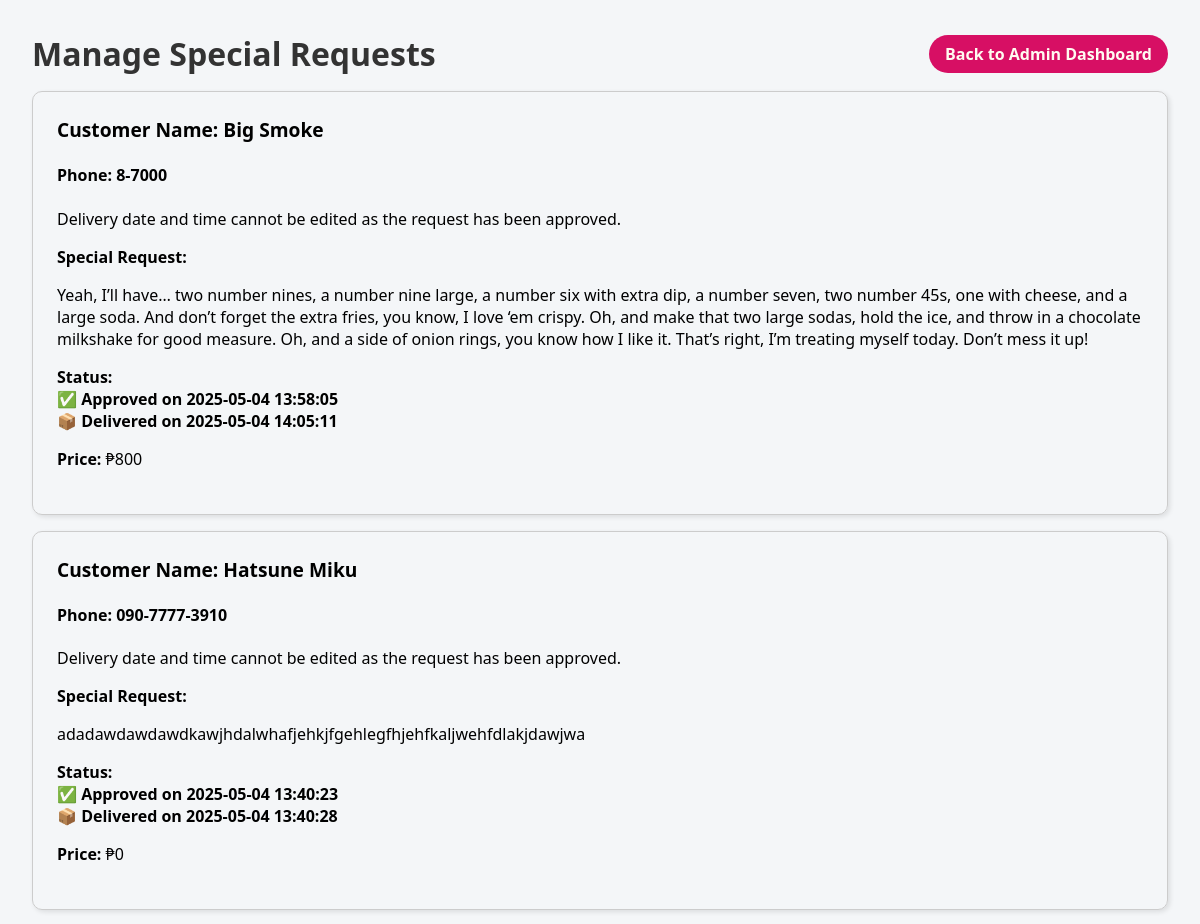
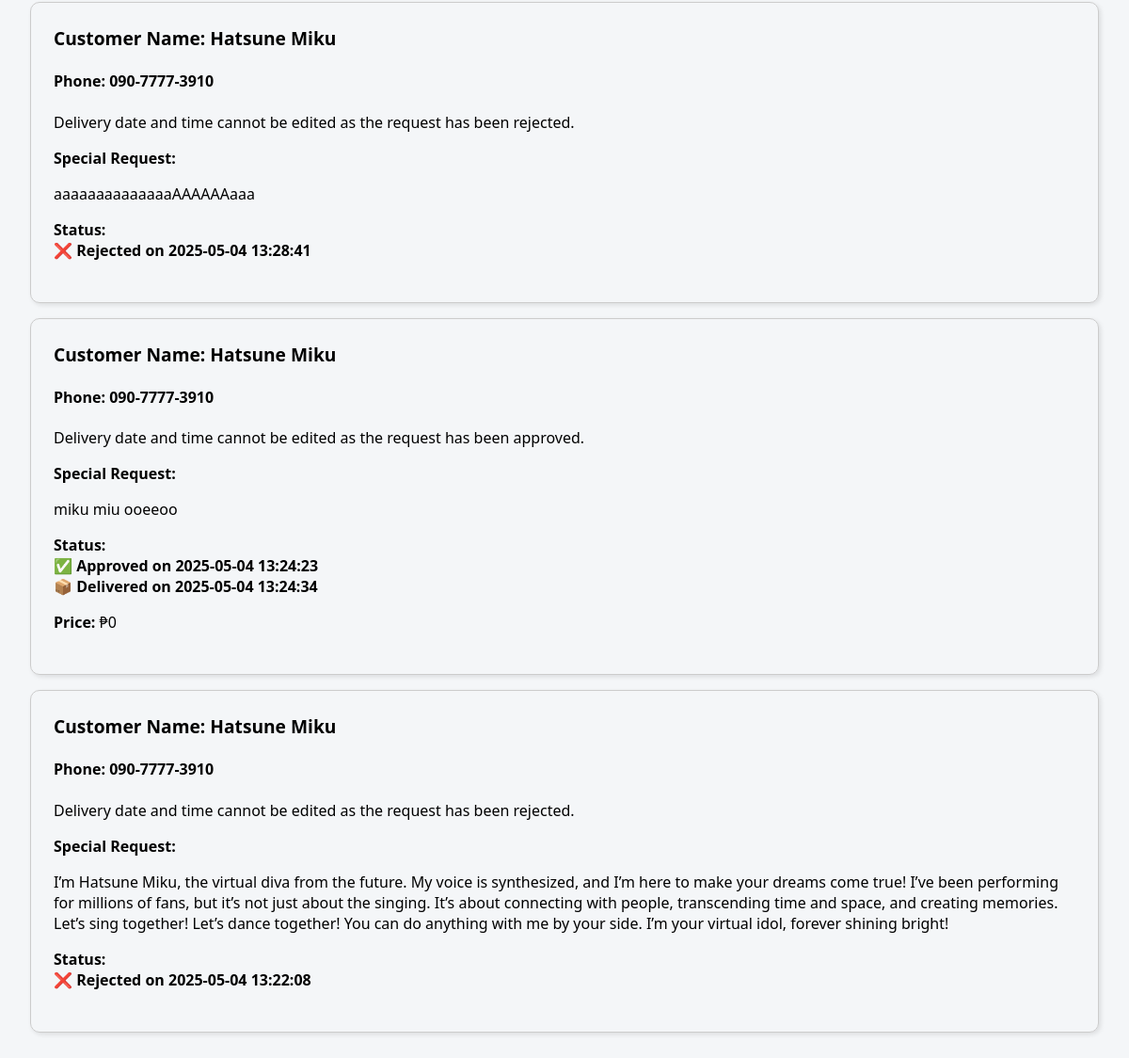
The app's page /request_management (signed in) with its own data (2 pictures, top to bottom).
### tables this page shows
CREATE TABLE Special_Requests (
    Request_ID INTEGER PRIMARY KEY AUTOINCREMENT,
    Customer_ID INTEGER,
    Request_Item TEXT NOT NULL,
    Request_Date DATE NOT NULL,
    Request_Time TIME NOT NULL,
    Time_Ordered DATETIME NOT NULL,
    Time_Delivered DATETIME,
    Approved BOOLEAN NOT NULL,
    Time_Approved DATETIME,
    Time_Rejected DATETIME, Price DECIMAL(10, 2) NOT NULL DEFAULT 0.00,
    FOREIGN KEY (Customer_ID) REFERENCES Customers(Customer_ID)
);

CREATE TABLE Customers (
    Customer_ID INTEGER PRIMARY KEY AUTOINCREMENT,
    Name TEXT NOT NULL,
    Address TEXT NOT NULL,
    Phone TEXT NOT NULL,
    FOREIGN KEY (Phone) REFERENCES Users(Contact)
);

### app.py (the view)
@app.route('/request_management')
def request_management():
    if session.get('role') != 'admin':
        return redirect(url_for('home'))
    conn = get_db_connection()
    cursor = conn.cursor()
    cursor.execute('''
        SELECT
            sr.Request_ID AS id,
            c.Name AS customer_name,
            c.Phone AS customer_phone,
            sr.Request_Item AS special_request,
            sr.Request_Date AS request_date,
            sr.Request_Time AS request_time,
            sr.Time_Ordered AS time_ordered,
            sr.Time_Delivered AS time_delivered,
            sr.Approved AS approved,
            sr.Time_Approved AS time_approved,
            sr.Time_Rejected AS time_rejected,
            sr.Price AS price,  -- Added this line to select the price
            CASE
                WHEN sr.Time_Rejected IS NOT NULL THEN 1
                ELSE 0
            END AS rejected
        FROM Special_Requests sr
        JOIN Customers c ON sr.Customer_ID = c.Customer_ID
        ORDER BY sr.Time_Ordered DESC
    ''')
    requests = cursor.fetchall()
    requests_dict = [dict(request) for request in requests]
    for request in requests_dict:
        if request['time_ordered']:
            try:
                time_ordered_obj = datetime.strptime(request['time_ordered'], '%Y-%m-%dT%H:%M:%S.%f')
            except ValueError:
                time_ordered_obj = datetime.strptime(request['time_ordered'], '%Y-%m-%dT%H:%M:%S')
            request['time_ordered'] = time_ordered_obj.strftime('%d %B %Y | %H:%M:%S')
    conn.close()
    return render_template('request_management.html', requests=requests_dict, user_logged_in=True)

### app.py (called while the page is built)
def get_db_connection():
    conn = sqlite3.connect(DB_PATH)
    conn.row_factory = sqlite3.Row
    return conn

### templates/request_management.html (shortened to what this page needs)
<!DOCTYPE html>
<html lang="en">
<head>
    <link rel="stylesheet" href="{{ url_for('static', filename='styles_requests_manage.css') }}">
</head>
<body>
    <header>
        <a href="/" class="logo">Manage Special Requests</a>
        <div class="auth-buttons">
            <a class="btn-backdash" href="{{ url_for('admin_dashboard') }}">Back to Admin Dashboard</a>
        </div>
    </header>
    <div class="container">
        {% if requests %}
            {% for request in requests %}
                <div class="card">
                    <div class="card-header">
                        <h3>Customer Name: {{ request.customer_name }}</h3>
                        <h4><strong>Phone:</strong> {{ request.customer_phone }}</h4>
                    </div>
                    <div class="card-body">
                        {% if not request.approved and not request.rejected %}
                            <form action="{{ url_for('edit_request_time', request_id=request.id) }}" method="POST" class="inline-edit-form">
                                <p><strong>Requested Delivery Date and Time:</strong></p>
                                <div class="delivery-info">
                                    <input type="date" name="request_date" value="{{ request.request_date }}" required>
                                    <input type="time" name="request_time" value="{{ request.request_time or '12:00' }}" required>
                                </div>
                                <button type="submit" class="btn-edit">Edit Date/Time</button>
                            </form>
                        {% else %}
                            <p>Delivery date and time cannot be edited as the request has been {% if request.approved %}approved{% elif request.rejected %}rejected{% endif %}.</p>
                        {% endif %}
                        <p><strong>Special Request:</strong></p>
                        <p>{{ request.special_request | replace('\n', '<br>') | safe }}</p>
                        <p class="status"><strong>Status:<br></strong>
                            {% if request.approved %}
                                ✅ Approved
                                {% if request.time_approved %}
                                    on {{ request.time_approved }}
                                {% endif %}
                                {% if request.time_delivered %}
                                    <br>📦 Delivered on {{ request.time_delivered }}
                                {% else %}
                                    <br>🚚 Not yet delivered
                                {% endif %}
                            {% elif request.rejected %}
                                ❌ Rejected
                                {% if request.time_rejected %}
                                    on {{ request.time_rejected }}
                                {% endif %}
                            {% else %}
                                ⏳ Not yet reviewed
                            {% endif %}
                        </p>
                        {% if request.approved and not request.time_delivered %}
                            <p><strong>Price:</strong> ₱{{ request.price }}</p>
                            <form action="{{ url_for('update_price', request_id=request.id) }}" method="POST">
                                <input type="number" name="price" value="{{ request.price }}" step="0.01" min="0" required>
                                <button type="submit" class="btn-edit">Update Price</button>
                            </form>
                        {% elif request.approved and request.time_delivered %}
                            <p><strong>Price:</strong> ₱{{ request.price }}</p>
                        {% endif %}
                    </div>
                </div>
            {% endfor %}
        {% else %}
            <p>No special requests to manage.</p>
        {% endif %}
    </div>
</body>
</html>

### static/styles_requests_manage.css (style rules this page uses)
body { font-family: 'Segoe UI', Tahoma, Geneva, Verdana, sans-serif; background-color: #f4f6f8; margin: 0; padding: 2rem; }
header { display: flex; justify-content: space-between; align-items: center; background-color: #f4f6f8; margin-bottom: 1rem; }
.logo { font-size: 2rem; font-weight: bold; text-decoration: none; color: #333; }
.request-card, .card { border: 1px solid #ccc; padding: 1.5em; margin-bottom: 1em; border-radius: 10px; box-shadow: 2px 2px 5px rgba(0, 0, 0, 0.1); }
.card-header h2, .card h3 { margin-top: 0; font-size: 1.2em; }
.card-body { margin-top: 10px; }
.status { font-weight: bold; }
.btn-backdash { background: #d70f64; color: #fffaf0; border: none; padding: 8px 16px; border-radius: 20px; cursor: pointer; font-weight: bold; transition: background-color 0.3s ease; text-decoration: none; }

### records on screen
Special_Requests: customer_name "Big Smoke", customer_phone "8-7000", shows "Delivery date and time cannot be edited as the request has been", Approved "approved", special_request "Yeah, I’ll have… two number nines, a number nine large, a number six with extra dip, a number seven, two number 45s, one with cheese, and a large soda. And don’t forget the extra fries, you know, I love ‘em crispy. Oh, and make that two large sodas, hold the ice, and throw in a chocolate milkshake for good measure. Oh, and a side of onion rings, you know how I like it. That’s right, I’m treating myself today. Don’t mess it up!", time_approved "2025-05-04 13:58:05", time_delivered "2025-05-04 14:05:11", price "800"
Special_Requests: customer_name "Hatsune Miku", customer_phone "090-7777-3910", shows "Delivery date and time cannot be edited as the request has been", Approved "approved", special_request "adadawdawdawdkawjhdalwhafjehkjfgehlegfhjehfkaljwehfdlakjdawjwa", time_approved "2025-05-04 13:40:23", time_delivered "2025-05-04 13:40:28", price "0"
Special_Requests: customer_name "Hatsune Miku", customer_phone "090-7777-3910", shows "Delivery date and time cannot be edited as the request has been", Approved "rejected", special_request "aaaaaaaaaaaaaaAAAAAAaaa", time_rejected "2025-05-04 13:28:41"
Special_Requests: customer_name "Hatsune Miku", customer_phone "090-7777-3910", shows "Delivery date and time cannot be edited as the request has been", Approved "approved", special_request "miku miu ooeeoo", time_approved "2025-05-04 13:24:23", time_delivered "2025-05-04 13:24:34", price "0"
Special_Requests: customer_name "Hatsune Miku", customer_phone "090-7777-3910", shows "Delivery date and time cannot be edited as the request has been", Approved "rejected", special_request "I’m Hatsune Miku, the virtual diva from the future. My voice is synthesized, and I’m here to make your dreams come true! I’ve been performing for millions of fans, but it’s not just about the singing. It’s about connecting with people, transcending time and space, and creating memories. Let’s sing together! Let’s dance together! You can do anything with me by your side. I’m your virtual idol, forever shining bright!", time_rejected "2025-05-04 13:22:08"
